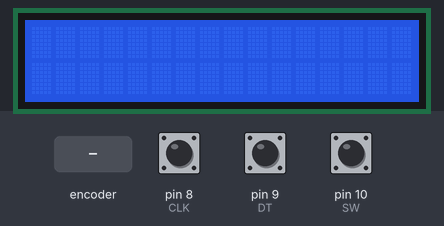
Simulated run of this sketch. Board: Arduino Uno, built with avr-gcc and run on an emulated ATmega328P. Parts: 16×2 character LCD. Wiring (inferred from the names in the program): character LCD (HD44780): RS pin 13; E pin 12; data pin 4, pin 5, pin 6, pin 7. The inputs (shaded band) are chosen by the test bench; at power-on: pin 10 (SW) HIGH, pin 8 (CLK) HIGH, pin 9 (DT) HIGH. What the sketch prints to the serial monitor is not drawn.

Above: at 1.4 s.
1.5 s: rotary encoder on pin 8 (CLK) / pin 9 (DT) turned 3 steps (first pin leading)
At 2.3 s:
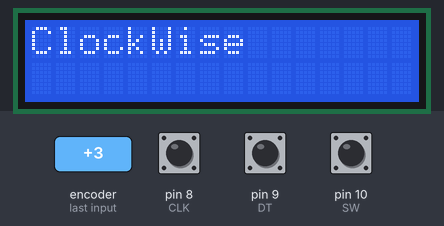
3.6 s: rotary encoder on pin 8 (CLK) / pin 9 (DT) turned 2 steps (second pin leading)
At 4.5 s:
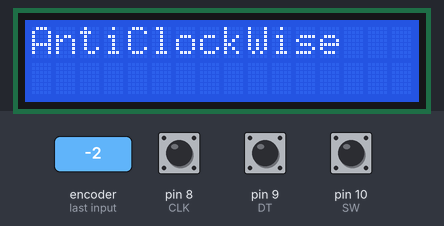
5.5 s: pin 10 (SW) pulled LOW for 0.15 s
At 6.6 s:
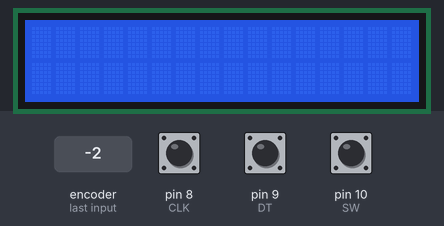
Timing chart, 0 to 8.5 s (numbered marks = the images above; inputs shaded):
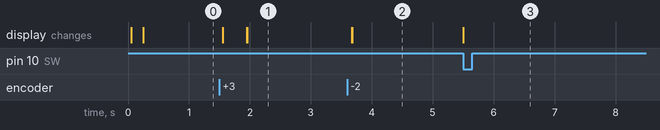

Measured:
- after the input at 1.5 s, the display: changes after 0.06 s (image 1)
- after the input at 3.6 s, the display: first changes after 0.08 s (image 2 shows a later state)
- after the input at 5.5 s, the display: changes at once (image 3)

The sketch:

5_project_ck_cck_rot_enco_lcd_indicator_uno.ino
```cpp
int E = 12;
int Rs = 13;
int D4 = 4;
int D5 = 5;
int D6 = 6;
int D7 = 7;
int CLK = 8;
int DT = 9;
int SW = 10;

int Reference_CLK;
//int Reference_DT;
//int Reference_SW;

void PulseEnable()
{
  digitalWrite(E, LOW);
  delayMicroseconds(2);

  digitalWrite(E, HIGH);
  delayMicroseconds(2);

  digitalWrite(E, LOW);
  delayMicroseconds(50);
}

void Rewriting_the_value_into_the_D_pins(uint8_t Single_Char_Val)
{
  digitalWrite(D4, (Single_Char_Val >> 0) & 1);
  digitalWrite(D5, (Single_Char_Val >> 1) & 1);
  digitalWrite(D6, (Single_Char_Val >> 2) & 1);
  digitalWrite(D7, (Single_Char_Val >> 3) & 1);

delayMicroseconds(1);

  PulseEnable();
}

void Send(uint8_t Single_Char_Val, uint8_t Mode )
{
  digitalWrite(Rs, Mode);
  Rewriting_the_value_into_the_D_pins(Single_Char_Val >> 4);
  Rewriting_the_value_into_the_D_pins(Single_Char_Val & 0x0F);
  delayMicroseconds(50);
}

void Command(uint8_t Single_Char_Val)
{
  Send(Single_Char_Val, LOW);
}

void PrintCharacter(uint8_t Single_Char_Val)
{
  Send(Single_Char_Val, HIGH);
}

void LCDprint(const char* str)
{
  while(*str)
  {
    PrintCharacter(*str);
    str++;
  }
}

void Initialization()
{
  delay(50);

  Rewriting_the_value_into_the_D_pins(0x03);
  delay(50);

  Rewriting_the_value_into_the_D_pins(0x03);
  delay(50);

  Rewriting_the_value_into_the_D_pins(0x03);
  delay(50);

  Rewriting_the_value_into_the_D_pins(0x02);
  delay(50);

  Command(0x28);
  Command(0x0C);
  Command(0x06);
  Command(0x01);

  delay(5);
}
void setup()
{
  pinMode(D4, OUTPUT);
  pinMode(D5, OUTPUT);
  pinMode(D6, OUTPUT);
  pinMode(D7, OUTPUT);
  pinMode(E, OUTPUT);
  pinMode(Rs, OUTPUT);

  pinMode(CLK, INPUT_PULLUP);
  pinMode(DT, INPUT_PULLUP);
  pinMode(SW, INPUT_PULLUP);

  Serial.begin(9600);
  Initialization();
  Reference_CLK = digitalRead(CLK);
//  Reference_DT = digitalRead(DT);
}

void loop()
{
  int currentCLK = digitalRead(CLK);
  if(currentCLK !=  Reference_CLK  && currentCLK == HIGH)
  {
    delayMicroseconds(50);

    if(digitalRead(DT) == LOW)
    {
    Command(0x01);
    delay(5);

    LCDprint("ClockWise");
    Serial.println("ClockWise");
    }
    else if(digitalRead(DT) == HIGH)
    {
      Command(0x01);
      delay(5);

      LCDprint("AntiClockWise");
      Serial.println("AntiClockWise");
    }
  }

  if(digitalRead(SW) == LOW)
  {
    Command(0x01);
    delay(5);
  }
  delay(3);
  Reference_CLK = currentCLK;

}

 /*else if(currentDT =! Reference_DT && currentDT == HIGH )
  {
    if(digitalRead(currentCLK) == LOW)
    {
    clearScreen();
    LCDprint("ClockWise");
    Serial.println("ClockWise");
    }
    else if(digitalRead(currentCLK) == HIGH)
    {
    clearScreen();
    LCDprint("Anti-ClockWise");
    Serial.println("Anti-ClockWise");
    }

  }
}
*/
```
